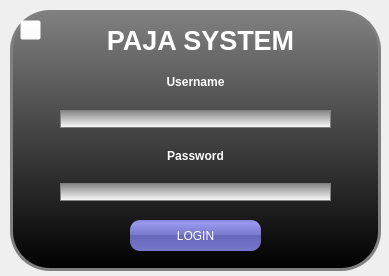
<?xml version="1.0" encoding="UTF-8"?>
<ui version="4.0">
 <class>Dialog</class>
 <widget class="QDialog" name="Dialog">
  <property name="geometry">
   <rect>
    <x>0</x>
    <y>0</y>
    <width>389</width>
    <height>276</height>
   </rect>
  </property>
  <property name="windowTitle">
   <string>Dialog</string>
  </property>
  <property name="autoFillBackground">
   <bool>false</bool>
  </property>
  <property name="styleSheet">
   <string notr="true"/>
  </property>
  <widget class="QFrame" name="frame">
   <property name="geometry">
    <rect>
     <x>10</x>
     <y>10</y>
     <width>371</width>
     <height>261</height>
    </rect>
   </property>
   <property name="styleSheet">
    <string notr="true">#frame {
border: 3px solid gray;
border-radius: 40px;
background: QLinearGradient(x1: 0, y1: 0, x2: 0, y2: 1, stop: 0 gray, stop: 1 black);

}

</string>
   </property>
   <property name="frameShape">
    <enum>QFrame::StyledPanel</enum>
   </property>
   <property name="frameShadow">
    <enum>QFrame::Raised</enum>
   </property>
   <widget class="QLabel" name="label_3">
    <property name="geometry">
     <rect>
      <x>70</x>
      <y>10</y>
      <width>241</width>
      <height>41</height>
     </rect>
    </property>
    <property name="minimumSize">
     <size>
      <width>0</width>
      <height>0</height>
     </size>
    </property>
    <property name="font">
     <font>
      <pointsize>20</pointsize>
      <weight>75</weight>
      <bold>true</bold>
     </font>
    </property>
    <property name="styleSheet">
     <string notr="true">#label_3{
color:white;
}</string>
    </property>
    <property name="text">
     <string>PAJA SYSTEM</string>
    </property>
    <property name="alignment">
     <set>Qt::AlignCenter</set>
    </property>
   </widget>
   <widget class="QPushButton" name="button_Login">
    <property name="geometry">
     <rect>
      <x>120</x>
      <y>210</y>
      <width>131</width>
      <height>31</height>
     </rect>
    </property>
    <property name="styleSheet">
     <string notr="true">#button_Login {
border-radius: 10px;
background-color: QLinearGradient( x1: 0, y1: 0, x2: 0, y2: 1, stop: 0 #88d, stop: 0.1 #99e, stop: 0.49 #77c, stop: 0.5 #66b, stop: 1 #77c);
color: white;
}

</string>
    </property>
    <property name="text">
     <string>LOGIN</string>
    </property>
   </widget>
   <widget class="QWidget" name="verticalLayoutWidget">
    <property name="geometry">
     <rect>
      <x>50</x>
      <y>50</y>
      <width>271</width>
      <height>141</height>
     </rect>
    </property>
    <layout class="QVBoxLayout" name="verticalLayout">
     <item>
      <widget class="QLabel" name="label">
       <property name="font">
        <font>
         <weight>75</weight>
         <bold>true</bold>
        </font>
       </property>
       <property name="styleSheet">
        <string notr="true">#label{
color:white;
}</string>
       </property>
       <property name="text">
        <string>Username</string>
       </property>
       <property name="alignment">
        <set>Qt::AlignCenter</set>
       </property>
      </widget>
     </item>
     <item>
      <widget class="QLineEdit" name="input_username">
       <property name="layoutDirection">
        <enum>Qt::LeftToRight</enum>
       </property>
       <property name="styleSheet">
        <string notr="true">#input_username{
border: 1px solid gray;
border-radius: 10px;
background: QLinearGradient(x1: 0, y1: 0, x2: 0, y2: 1, stop: 0 gray, stop: 1 white);

}</string>
       </property>
       <property name="maxLength">
        <number>15</number>
       </property>
       <property name="echoMode">
        <enum>QLineEdit::Normal</enum>
       </property>
       <property name="cursorPosition">
        <number>0</number>
       </property>
       <property name="alignment">
        <set>Qt::AlignCenter</set>
       </property>
      </widget>
     </item>
     <item>
      <widget class="QLabel" name="label_2">
       <property name="font">
        <font>
         <weight>75</weight>
         <bold>true</bold>
        </font>
       </property>
       <property name="styleSheet">
        <string notr="true">#label_2{
color:white;
}</string>
       </property>
       <property name="text">
        <string>Password</string>
       </property>
       <property name="alignment">
        <set>Qt::AlignCenter</set>
       </property>
      </widget>
     </item>
     <item>
      <widget class="QLineEdit" name="input_password">
       <property name="styleSheet">
        <string notr="true">#input_password{
border: 1px solid gray;
border-radius: 10px;
background: QLinearGradient(x1: 0, y1: 0, x2: 0, y2: 1, stop: 0 gray, stop: 1 white);

}</string>
       </property>
       <property name="maxLength">
        <number>20</number>
       </property>
       <property name="echoMode">
        <enum>QLineEdit::Password</enum>
       </property>
       <property name="alignment">
        <set>Qt::AlignCenter</set>
       </property>
      </widget>
     </item>
    </layout>
   </widget>
   <widget class="QPushButton" name="button_exit">
    <property name="geometry">
     <rect>
      <x>10</x>
      <y>10</y>
      <width>21</width>
      <height>20</height>
     </rect>
    </property>
    <property name="styleSheet">
     <string notr="true">#button_exit {
background-color: rgba(255, 255, 255, 0);
}</string>
    </property>
    <property name="text">
     <string/>
    </property>
    <property name="icon">
     <iconset>
      <normaloff>Imagenes/solo_cruz.png</normaloff>Imagenes/solo_cruz.png</iconset>
    </property>
    <property name="iconSize">
     <size>
      <width>23</width>
      <height>23</height>
     </size>
    </property>
   </widget>
  </widget>
 </widget>
 <resources/>
 <connections/>
</ui>
